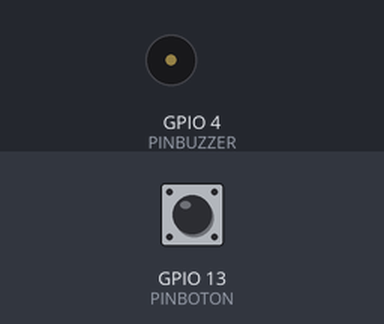
A sketch run on a simulated ESP32. On the bench: buzzer (waves = sounding). The test bench sets the inputs (shaded band); at power-on: GPIO 13 (PINBOTON) HIGH. What the sketch prints to the serial monitor is not drawn.

Above: at 1.2 s.
1.3 s: GPIO 13 (PINBOTON) pulled LOW for 0.15 s
At 4.2 s:
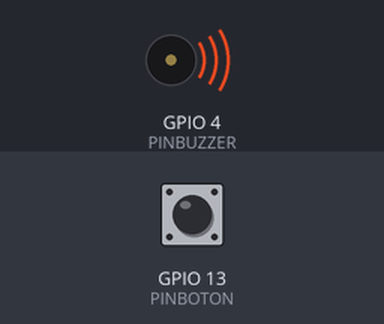
4.3 s: GPIO 13 (PINBOTON) pulled LOW for 1 s
At 5.8 s:
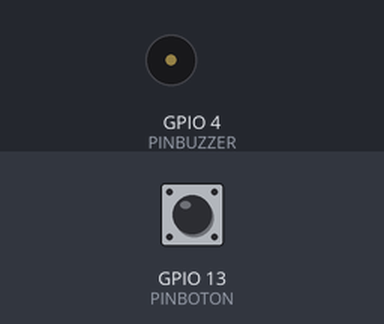
6.8 s: GPIO 13 (PINBOTON) pulled LOW for 3.2 s
At 10.4 s:
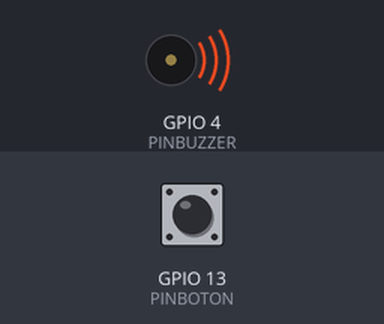
Timing chart, 0 to 17.5 s (numbered marks = the images above; inputs shaded):
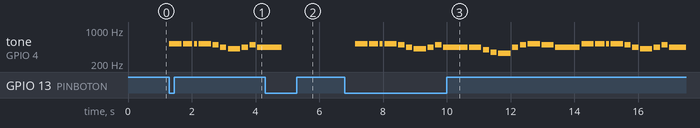

Measured:
- after the input at 1.3 s, tone on GPIO 4 (PINBUZZER): plays 523 Hz for 0.38 s, 523 Hz for 0.29 s, 523 Hz for 0.10 s, 523 Hz for 0.38 s, 494 Hz for 0.19 s, 440 Hz for 0.19 s … (10 notes in this stretch), starting at once
- after the input at 4.3 s, tone on GPIO 4 (PINBUZZER): goes on until 4.8 s, then stays silent
- after the input at 6.8 s, tone on GPIO 4 (PINBUZZER): plays 523 Hz for 0.38 s, 523 Hz for 0.29 s, 523 Hz for 0.10 s, 523 Hz for 0.38 s, 494 Hz for 0.19 s, 440 Hz for 0.19 s … (29 notes in this stretch), starting after 0.33 s

The sketch:

musicote_bloqueante.ino
```cpp
#define  PINBUZZER  4
#define  PINBOTON   13

// --- Definición de Frecuencias (Notas necesarias para Chopin) ---
#define Fa4 466
#define Do5  523
#define Re5  587
#define ReS5 622
#define Mi5  659
#define Fa5  698
#define Sol5  784
#define SolS5 831
#define La5  880
#define La5S 932
#define NOTE_B5  988
#define NOTE_C6  1047
#define NOTE_D6  1175
#define NOTE_Eb6 1245

// --- A Melodía (Frecuencias) ---
// O 0 representa un silencio
const int melodia2[] =
{
    Fa4, Sol5, Fa5, Sol5, Fa5, ReS5, Fa4, Sol5, Do5, 554, Do5, 494, Do5, 1047, Sol5,
    La5S, SolS5, Sol5, Fa5, Sol5, Re5, ReS5, Do5, Fa4, 1175, 1047, La5S, SolS5, Sol5, SolS5,
    Do5, Re5, ReS5, Fa4, Sol5, Fa5, Sol5, Fa5, Sol5, Fa5, Mi5, Fa5, Sol5, Fa5, ReS5,
    Fa5, ReS5, Fa5, ReS5, Re5, ReS5, Fa5, Sol5, 494, Do5, 554, Do5, Fa5, Mi5, SolS5,
    Sol5, 1109, 1047, Sol5, La5S, SolS5, Sol5, Fa5, Sol5, Fa5, Sol5, Fa5, Sol5, Fa5,
    Sol5, Fa5, Sol5, Fa5, Sol5, Fa5, Sol5, Fa5, Mi5, Fa5, Sol5, Sol5, Re5, ReS5,
    Do5, Fa4, 1175, 1047, La5S, SolS5, Sol5, SolS5, SolS5, Do5, Re5, ReS5, Re5, ReS5,
    Fa5, Sol5, Fa5, Fa5, Do5, ReS5, ReS5, ReS5, ReS5, Re5, ReS5, Fa5, ReS5, ReS5,Fa4,
    La5S, La5, Sol5, Fa5, Re5, ReS5, Re5, Do5, Re5, Fa4, 494, 494, Do5, Do5,
    Re5, ReS5, Sol5, Fa4, 494, 554, Re5, Sol5, Fa5, Fa5, ReS5, Fa5, ReS5, Fa5, ReS5,
    Re5, ReS5, Fa5, Sol5, 494, Do5, 554, Do5, Fa5, Mi5, SolS5, Sol5, 1109, Fa4, 1047,
    Sol5, La5S, SolS5, Sol5, Fa5, Sol5, Fa5, Sol5, Fa5, Sol5, Fa5, Sol5, Fa5, Sol5, Fa5,
    Sol5, Fa5, Sol5, Fa5, Mi5, Fa5, Sol5, Sol5, Re5, ReS5, Do5, Fa4, 1175, 1109, 1047, 988,
    La5S, La5, SolS5, Fa5, Re5, 494, Fa4, Re5, Sol5, Fa5, ReS5, ReS5, Re5, ReS5, 392, Fa5, Sol5,
    Fa5, Fa5, Do5, ReS5, ReS5, ReS5, ReS5, ReS5, Re5, ReS5, Fa5, ReS5, ReS5, Fa4, La5S, La5,
    Sol5, Fa5, Re5, ReS5, Re5, Do5, Re5, Fa4, 494, 494, Do5, Do5, Re5, ReS5, Sol5, 440, Fa4,
    494, 554, Re5, Sol5, Fa5, Fa5, ReS5, Fa5, ReS5, Fa5, ReS5, Re5, ReS5, Fa5, Sol5, 494, Do5,
    554, Do5, Fa5, Mi5, SolS5, Sol5, 1109, 1047, Sol5, La5S, SolS5, Sol5, Fa5, Sol5, Fa5, Sol5, Fa5,
    Sol5, Fa5, Sol5, Fa5, Sol5, Fa5, Sol5, Fa5, Sol5, Fa5, Mi5, Fa5, Sol5, Sol5, Re5, ReS5, Do5,
    Fa4, 1175, 1109, 1047, 988, La5S, La5, SolS5, Sol5, Fa5, ReS5, ReS5, ReS5, 415, Fa5, ReS5, Fa5,
    415, Sol5, ReS5, Fa5, ReS5, Fa5, ReS5, Fa5, Sol5, ReS5, Fa5, ReS5, Re5, ReS5, 1245, 1175, 1047,
    La5S, La5, SolS5, Do5, Re5, ReS5, ReS5, ReS5, Re5, ReS5, ReS5, 1568, 1397, 1245, 1175, 1047, 988, La5S,
    La5, La5, SolS5, SolS5, Sol5, Sol5, Fa5, ReS5, ReS5, 415, Fa5, ReS5, Fa5, ReS5, Fa5, ReS5, Fa5, Sol5, ReS5,
    415, Fa4, 415, Fa4, 415, 415, 494, ReS5, SolS5, 1245, 1397, 1568, 2489, 2349, 2093, 1976, 1865, 1760, 1661,
    1568, 2489, 2093, 1976, 1865, 1976, 1865, 2093, 1760, 1976, 1865, 2093, 1760, 1976, 1865, 2093, 1760, 1976,
    1865, 2093, 1760, 1976, 1865, 2093, 1760, 1976, 1865, 2093, 1760, 1976, 1865, 2093, 1760, 1976, 1865, 2093,
    1760, 1976, 1865, 2093, 1760, 1976, 1865, 2093, 1760, 1976, 1865, 2093, 1760, 1976, 1865, 2349, 2093, 1865,
    1760, 1661, 1568, 1397, 1175, 1245, 1047, La5S, SolS5, Do5, Re5, ReS5, Fa4, Sol5, ReS5, Fa4, Sol5, ReS5, Fa4,
    Sol5, ReS5, Fa4, Sol5, ReS5, Fa4, 311
};
const int melodia[]={
  523, 523, 523, 523, 494, 440, 415, 440, 494, 440, 440, 392, 349, 330, 440, 494, 523, 494, 440, 523, 523, 523, 523, 494, 440, 415, 440, 494, 440, 440, 392, 349, 330, 440, 494, 523, 494, 440, 440, 415, 440, 494, 494, 494, 494, 440, 494, 523, 523, 523, 494, 523, 587, 392, 784, 698, 659, 659, 587, 659, 698, 494, 494, 523, 587, 659, 440, 523, 494, 440, 659, 587, 523, 494, 440, 440, 415, 440, 494, 494, 494, 494, 440, 494, 523, 523, 523, 494, 523, 587, 392, 784, 698, 659, 659, 587, 659, 698, 494, 494, 523, 587, 659, 440, 523, 494, 440, 659, 587, 523, 494, 440, 440, 415, 440, 659, 587, 523, 494, 440, 440, 415, 440, 523, 523, 523, 523, 494, 440, 415, 440, 494, 440, 440, 392, 349, 330, 440, 494, 523, 494, 440, 523, 523, 523, 523, 494, 440, 415, 440, 494, 440, 440, 392, 349, 330, 440, 494, 523, 494, 440, 440, 415, 440, 494, 494, 494, 494, 440, 494, 523, 523, 523, 494, 523, 587, 392, 784, 698, 659, 659, 587, 659, 698, 494, 494, 523, 587, 659, 440, 523, 494, 440, 440, 440, 415, 440, 494, 494, 494, 494, 440, 494, 523, 523, 523, 494, 523, 587, 392, 784, 698, 659, 659, 587, 659, 698, 494, 494, 523, 587, 659, 440, 523, 494, 440, 440, 440, 415, 440, 659, 587, 523, 494, 440, 440, 415, 440, 659, 587, 523, 494, 440, 440, 415, 440
};
const int duracions[]
{

384, 288, 96, 384, 192, 192, 384, 192, 192, 768, 384, 192, 192, 384, 192, 192, 384, 384, 768, 384, 288, 96, 384, 192, 192, 384, 192, 192, 768, 384, 192, 192, 384, 192, 192, 384, 384, 192, 192, 192, 192, 288, 96, 576, 192, 192, 192, 384, 576, 192, 192, 192, 384, 384, 384, 384, 960, 192, 192, 192, 384, 576, 192, 192, 192, 384, 576, 192, 192, 192, 384, 384, 384, 384, 960, 192, 192, 192, 288, 96, 576, 192, 192, 192, 384, 576, 192, 192, 192, 384, 384, 384, 384, 960, 192, 192, 192, 384, 576, 192, 192, 192, 384, 576, 192, 192, 192, 384, 384, 384, 384, 960, 192, 192, 192, 384, 384, 384, 384, 960, 192, 192, 192, 384, 288, 96, 384, 192, 192, 384, 192, 192, 768, 384, 192, 192, 384, 192, 192, 384, 384, 768, 384, 288, 96, 384, 192, 192, 384, 192, 192, 768, 384, 192, 192, 384, 192, 192, 384, 384, 192, 192, 192, 192, 288, 96, 576, 192, 192, 192, 384, 576, 192, 192, 192, 384, 384, 384, 384, 960, 192, 192, 192, 384, 576, 192, 192, 192, 384, 576, 192, 192, 192, 960, 192, 192, 192, 288, 96, 576, 192, 192, 192, 384, 576, 192, 192, 192, 384, 384, 384, 384, 960, 192, 192, 192, 384, 576, 192, 192, 192, 384, 576, 192, 192, 192, 960, 192, 192, 192, 384, 384, 384, 384, 960, 192, 192, 192, 384, 384, 384, 384, 960, 192, 192

};
const int duracions2[] =
{
592, 1842, 366, 454, 1270, 852, 422, 730, 118, 74, 94, 80, 168, 736, 414, 1238, 882, 412, 1118, 810, 398, 1204, 1338, 544, 522, 408, 320, 228, 198, 190, 222, 274, 2176, 508, 1222, 236, 116, 52, 36, 186, 194, 204, 250, 486, 1014, 122, 56, 40, 184, 176, 182, 220, 214, 202, 176, 190, 172, 196, 182, 208, 218, 262, 228, 318, 1310, 984, 514, 212, 100, 78, 58, 56, 74, 62, 54, 62, 70, 54, 64, 46, 72, 90, 106, 194, 418, 430, 444, 1280, 1360, 572, 474, 426, 334, 236, 218, 126, 118, 266, 346, 1788, 408, 400, 1156, 776, 388, 1244, 1438, 434, 370, 456, 546, 264, 280, 476, 152, 1276, 1312, 1152, 760, 362, 1084, 1224, 1170, 344, 358, 416, 468, 420, 356, 370, 434, 478, 156, 1048, 178, 330, 204, 316, Fa4, 132, 890, 660, 96, 64, 46, 194, 170, 180, 192, 182, 212, 196, 188, 166, 194, 184, 204, 200, 196, 64, 228, 314, 1352, 1050, 498, 214, 80, 68, 50, 58, 72, 64, 68, 52, 76, 44, 52, 60, 64, 92, 92, 152, 426, 458, 404, 1328, 1454, 538, 460, 428, 242, 178, 150, 116, 100, 94, 98, 108, 128, 132, 170, 162, 162, 1862, 408, 18, 488, 1264, 816, 374, 1274, 1474, 398, 306, 334, 366, 554, 214, 282, 488, 138, 1246, 1272, 1120, 712, 412, 1138, 1240, 1132, 436, 386, 344, 352, 362, 376, 390, 434, 502, 184, 838, 232, 198, 334, 182, 318, 390, 136, 886, 576, 62, 66, 46, 192, 160, 182, 196, 214, 202, 190, 186, 178, 188, 196, 234, 208, 228, 258, 418, 1310, 994, 574, 210, 54, 72, 66, 60, 60, 74, 56, 64, 88, 30, 70, 48, 50, 98, 88, 174, 420, 436, 418, 1276, 1548, 370, 668, 260, 226, 250, 368, 282, 930, 206, 176, 218, 2878, 1018, 388, 438, 430, 24, 510, 2752, 1636, 308, 224, 198, 248, 316, 890, 132, 68, 100, 68, 132, 456, 410, 398, 924, 404, 368, 396, 370, 672, 94, 148, 200, 98, 342, 602, 288, 206, 208, 216, 490, 460, 406, 356, 232, 254, 330, 644, 262, 2860, 1388, 294, 216, 180, 130, 194, 144, 170, 246, 2612, 546, 228, 94, 62, 48, 350, 180, 144, 152, 200, 342, 174, 832, 696, 336, 308, 336, 278, 270, 276, 1004, 1448, 546, 2558, 1506, 200, 146, 118, 118, 110, 98, 68, 84, 68, 64, 48, 64, 56, 58, 56, 56, 68, 56, 46, 48, 56, 60, 32, 58, 54, 50, 50, 48, 56, 52, 40, 56, 56, 56, 40, 56, 62, 58, 64, 54, 76, 82, 68, 102, 76, 154, 178, 164, 146, 154, 164, 186, 204, 210, 214, 248, 264, 342, 472, 534, 676, 452, 372, 368, 392, 364, 356, 378, 358, 398, 466, 524, 1634, 2050
};


typedef enum  {
  DETENIDO
  , INICIAR_NOTA
  , TOCANDO_NOTA
  , PAUSA_ENTRE_NOTAS
  }EstadoMelodia;


volatile EstadoMelodia estado = DETENIDO;
int notaActual = 0;
unsigned long tempoAnterior = 0;
unsigned long duracionActual = 0;

int numNotas = sizeof(melodia) / sizeof(melodia[0]);


void IRAM_ATTR btnPulsadoISR()
{
  if(estado==DETENIDO)
  {
    estado=INICIAR_NOTA;
    return;
  }
  estado = DETENIDO;
}

void setup() {
  Serial.begin(115200);

  attachInterrupt(PINBOTON,btnPulsadoISR, FALLING);
  pinMode(PINBOTON,INPUT_PULLUP);

  // Configuramos o canal PWM
  ledcAttach(PINBUZZER, 5000, 12);


}

void loop() {
  xestionarMusica();
}

void xestionarMusica() {
  unsigned long tempoActual = millis();

  // Comprobamos se xa pasou o tempo necesario para a acción actual
  if (tempoActual - tempoAnterior >= duracionActual) {

    // Gardamos o tempo actual para a seguinte conta
    tempoAnterior = tempoActual;

    // Máquina de estados: Que facemos agora?
    switch (estado) {

      case TOCANDO_NOTA:
        // A nota rematou. Apagamos o son e imos á pausa técnica (staccato)
        ledcWriteTone(PINBUZZER, 0);
        duracionActual = 50; // A pausa técnica de 50ms
        estado = PAUSA_ENTRE_NOTAS;
        break;

      case PAUSA_ENTRE_NOTAS:
        // A pausa técnica rematou. Tocamos a seguinte nota?
        notaActual++;

        if (notaActual < numNotas) {
          // Si, quedan notas. Iniciamos a seguinte.
          iniciarNota(notaActual);
        } else {
          // Non, rematou a canción. Imos á espera longa.
          Serial.println("Fin da melodía. Agardando 3s...");
          duracionActual = 3000;
          estado = DETENIDO;
        }
        break;

      case DETENIDO:
        // Pasaron os 3 segundos. Reiniciamos a canción.
        ledcWriteTone(PINBUZZER, 0);
        Serial.println("Esperando...");
        break;

      case INICIAR_NOTA:
        notaActual=0;
        iniciarNota(notaActual);
        break;

    }
  }
}

// Función auxiliar para non repetir código
void iniciarNota(int indice) {
  int nota = melodia[indice];
  duracionActual = duracions[indice]; // Establecemos canto debe durar este estado

  if (nota == 0) {
    ledcWriteTone(PINBUZZER, 0);
  } else {
    ledcWriteTone(PINBUZZER, nota);
  }

  estado = TOCANDO_NOTA; // Marcamos que estamos no estado de tocar
}
```
